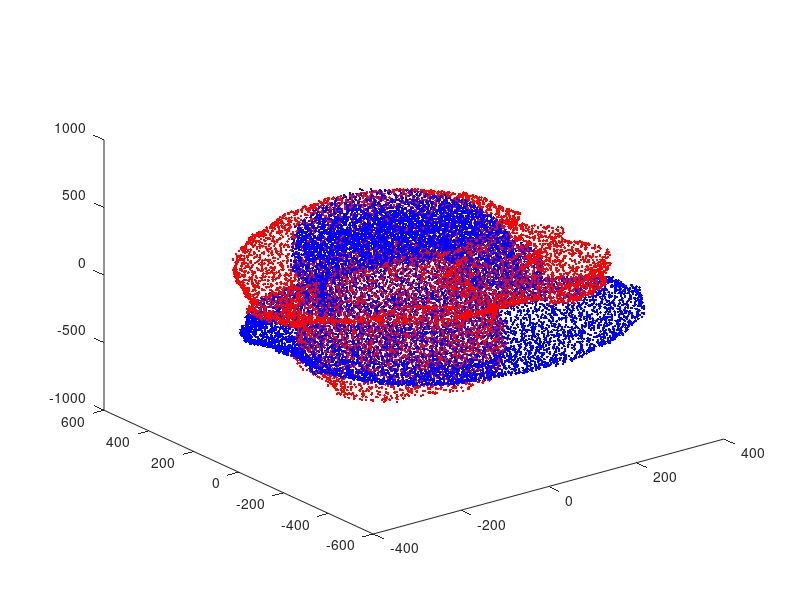
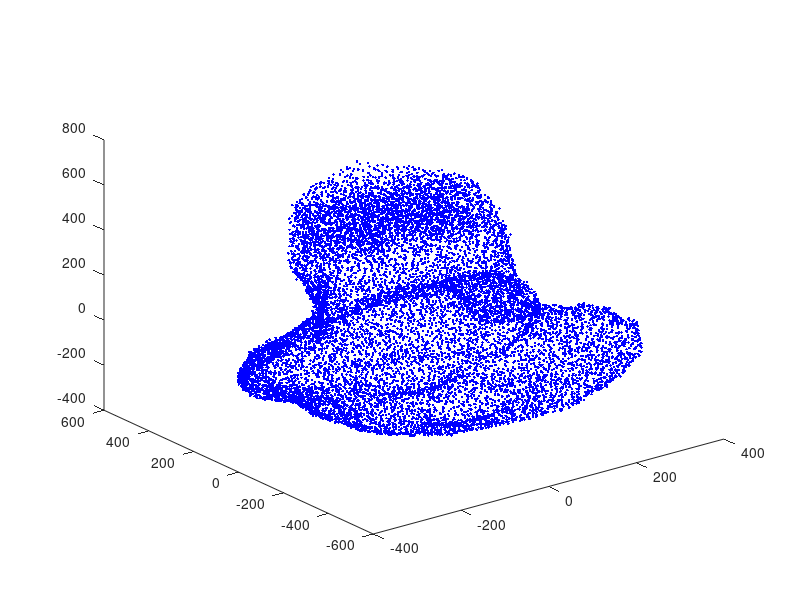

Reproduce these figures in MATLAB, in order. (Note: this script raises an error after producing the figures.)


clear all 
close all 


a1=load('Nuclei_and_Cells_S126_m3_PT_DV/AlignedXYZ.mat');
a2=load('Nuclei_and_Cells_S126_m3_PT_DV/centerAxisLine.dat');
a3=load('Nuclei_and_Cells_S126_m3_PT_DV/centroid.dat');


b1=load('Nuclei_and_Cells_S17_m2_pt_thresh05/AlignedXYZ.mat');
b2=load('Nuclei_and_Cells_S17_m2_pt_thresh05/centerAxisLine.dat');
b3=load('Nuclei_and_Cells_S17_m2_pt_thresh05/centroid.dat');



[vec1,val1]= eig(cov([a3;a2])); 
[vec2,val2]= eig(cov([b3;b2]));



a3=a3*vec1;
b3=b3*vec2;

figure 
plot3(a3(:,1),a3(:,2),a3(:,3),'b.')
hold on 
plot3(b3(:,1),b3(:,2),b3(:,3),'r.')


figure 

v=a1.alphaShapePT;
vector1=a1.vec*vec1;
v=v*vector1;

plot3(v(:,1),v(:,2),v(:,3),'b.')
hold on 


v=b1.alphaShapePT;
vector2=b1.vec*vec2*RotationMatrix_Z(pi)*RotationMatrix_X(pi);
v=v*vector2;


plot3(v(:,1),v(:,2),v(:,3),'r.')




% d=[1 1 1];
% d*RotationMatrix_Y(pi)*RotationMatrix_X(pi)
% d*RotationMatrix_X(pi)
% d*RotationMatrix_Y(pi)





function R=RotationMatrix_Z(theta)
         R=[cos(theta) -sin(theta) 0;
            sin(theta) cos(theta) 0;
            0 0 1];
end



function R=RotationMatrix_X(theta)
         R=[1 0 0;
            0 cos(theta) -sin(theta);
            0 sin(theta) cos(theta)];
end

function R=RotationMatrix_Y(theta)
         R=[cos(theta) 0 sin(theta);
             0  1  0;
            -sin(theta) 0 cos(theta)];
end

